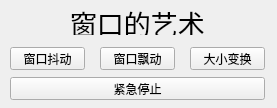
<?xml version="1.0" encoding="UTF-8"?>
<ui version="4.0">
 <class>aowForm</class>
 <widget class="QWidget" name="aowForm">
  <property name="geometry">
   <rect>
    <x>0</x>
    <y>0</y>
    <width>277</width>
    <height>108</height>
   </rect>
  </property>
  <property name="windowTitle">
   <string>窗口的艺术</string>
  </property>
  <widget class="QLabel" name="label">
   <property name="geometry">
    <rect>
     <x>70</x>
     <y>10</y>
     <width>140</width>
     <height>25</height>
    </rect>
   </property>
   <property name="font">
    <font>
     <pointsize>20</pointsize>
    </font>
   </property>
   <property name="text">
    <string>窗口的艺术</string>
   </property>
  </widget>
  <widget class="QPushButton" name="aow1Btn">
   <property name="geometry">
    <rect>
     <x>10</x>
     <y>47</y>
     <width>75</width>
     <height>23</height>
    </rect>
   </property>
   <property name="text">
    <string>窗口抖动</string>
   </property>
  </widget>
  <widget class="QPushButton" name="aow2Btn">
   <property name="geometry">
    <rect>
     <x>100</x>
     <y>47</y>
     <width>75</width>
     <height>23</height>
    </rect>
   </property>
   <property name="text">
    <string>窗口飘动</string>
   </property>
  </widget>
  <widget class="QPushButton" name="aow3Btn">
   <property name="geometry">
    <rect>
     <x>190</x>
     <y>47</y>
     <width>75</width>
     <height>23</height>
    </rect>
   </property>
   <property name="text">
    <string>大小变换</string>
   </property>
  </widget>
  <widget class="QPushButton" name="stopBtn">
   <property name="geometry">
    <rect>
     <x>10</x>
     <y>77</y>
     <width>255</width>
     <height>23</height>
    </rect>
   </property>
   <property name="text">
    <string>紧急停止</string>
   </property>
  </widget>
 </widget>
 <resources/>
 <connections/>
</ui>
